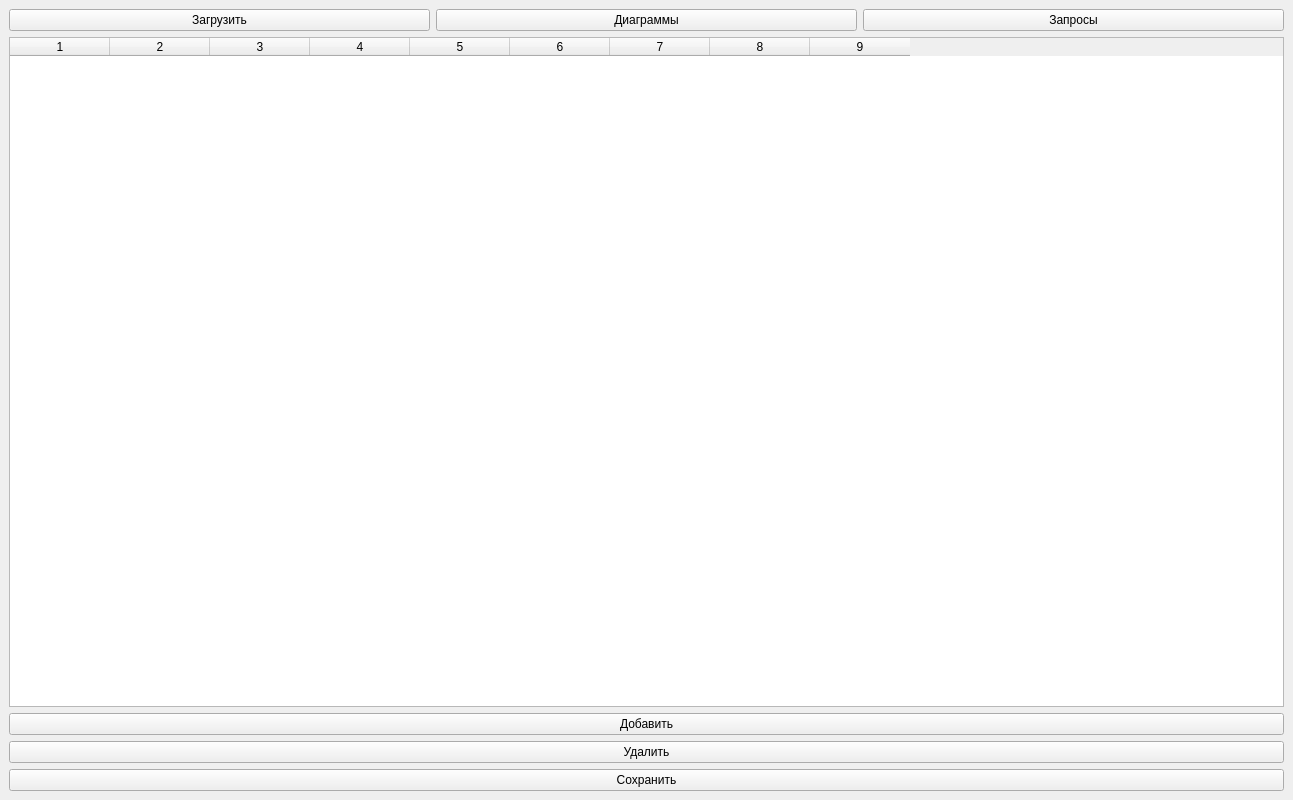
<?xml version="1.0" encoding="UTF-8"?>
<ui version="4.0">
 <class>MainWindow</class>
 <widget class="QMainWindow" name="MainWindow">
  <property name="geometry">
   <rect>
    <x>0</x>
    <y>0</y>
    <width>1293</width>
    <height>800</height>
   </rect>
  </property>
  <property name="windowTitle">
   <string>Учет студентов</string>
  </property>
  <widget class="QWidget" name="centralWidget">
   <layout class="QVBoxLayout" name="verticalLayout">
    <item>
     <layout class="QHBoxLayout" name="topLayout">
      <item>
       <widget class="QPushButton" name="btnLoad">
        <property name="text">
         <string>Загрузить</string>
        </property>
       </widget>
      </item>
      <item>
       <widget class="QPushButton" name="btnCharts">
        <property name="text">
         <string>Диаграммы</string>
        </property>
       </widget>
      </item>
      <item>
       <widget class="QPushButton" name="btnQueries">
        <property name="text">
         <string>Запросы</string>
        </property>
       </widget>
      </item>
     </layout>
    </item>
    <item>
     <widget class="QTableWidget" name="tableWidget">
      <property name="columnCount">
       <number>9</number>
      </property>
      <property name="horizontalHeaderLabels" stdset="0">
       <stringlist>
        <string>Группа</string>
        <string>Курс</string>
        <string>Фамилия</string>
        <string>Имя</string>
        <string>Отчество</string>
        <string>Стипендия</string>
        <string>Староста</string>
        <string>Куратор</string>
        <string>Задолженность</string>
       </stringlist>
      </property>
      <column/>
      <column/>
      <column/>
      <column/>
      <column/>
      <column/>
      <column/>
      <column/>
      <column/>
     </widget>
    </item>
    <item>
     <widget class="QPushButton" name="btnAdd">
      <property name="text">
       <string>Добавить</string>
      </property>
     </widget>
    </item>
    <item>
     <widget class="QPushButton" name="btnDelete">
      <property name="text">
       <string>Удалить</string>
      </property>
     </widget>
    </item>
    <item>
     <layout class="QHBoxLayout" name="bottomLayout">
      <item>
       <widget class="QPushButton" name="btnSave">
        <property name="text">
         <string>Сохранить</string>
        </property>
       </widget>
      </item>
     </layout>
    </item>
   </layout>
  </widget>
 </widget>
 <resources/>
 <connections/>
</ui>
